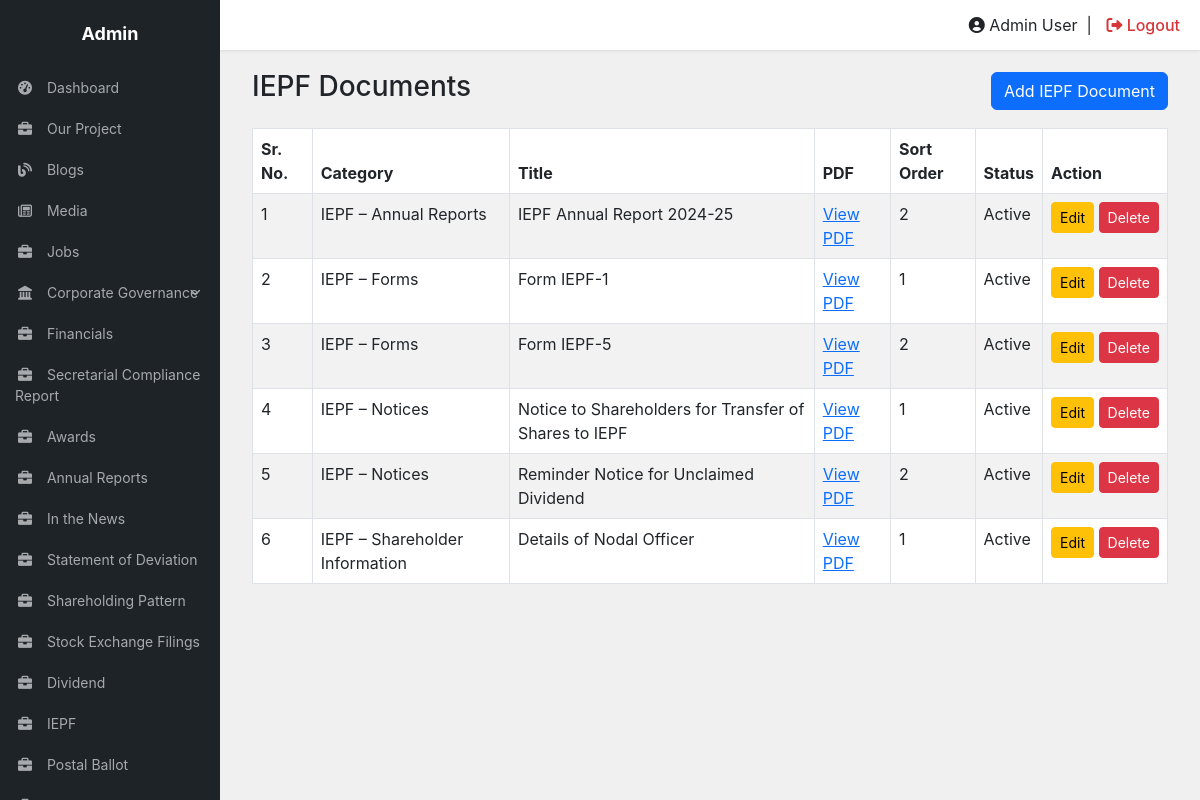
The page /crm/IEPF/ (signed in) on the database its author committed.
### tables this page shows
CREATE TABLE `iepf_documents` (
  `id` int(11) NOT NULL,
  `category` varchar(255) NOT NULL,
  `title` varchar(255) NOT NULL,
  `pdf_file` varchar(500) DEFAULT NULL,
  `sort_order` int(11) DEFAULT '0',
  `status` tinyint(1) DEFAULT '1',
  `created_at` timestamp NOT NULL DEFAULT CURRENT_TIMESTAMP,
  `updated_at` timestamp NOT NULL DEFAULT CURRENT_TIMESTAMP ON UPDATE CURRENT_TIMESTAMP
);

### crm/IEPF/form_helpers.php (called while the page is built, shortened)
<?php
function e($value): string {
    return htmlspecialchars((string)$value, ENT_QUOTES, 'UTF-8');
}

### crm/IEPF/index.php (the view, shortened to what this page needs)
<?php
require_once __DIR__ . '/../../dbc.php';
require_once __DIR__ . '/form_helpers.php';
$result = $conn->query("SELECT id, category, title, pdf_file, sort_order, status FROM iepf_documents ORDER BY category ASC, sort_order ASC, id DESC");
$rows = [];
if ($result) while ($row = $result->fetch_assoc()) $rows[] = $row;
include __DIR__ . '/../includes/header.php';
?>
<div class="container-fluid">
    <div class="d-flex justify-content-between align-items-center mb-3">
        <h3>IEPF Documents</h3>
        <a href="add.php" class="btn btn-primary">Add IEPF Document</a>
    </div>
    <div class="table-responsive">
        <table class="table table-bordered table-striped">
            <thead><tr><th>Sr. No.</th><th>Category</th><th>Title</th><th>PDF</th><th>Sort Order</th><th>Status</th><th>Action</th></tr></thead>
            <tbody>
            <?php if ($rows): foreach ($rows as $i => $row): ?>
                <tr>
                    <td><?= $i + 1 ?></td>
                    <td><?= e($row['category']) ?></td>
                    <td><?= e($row['title']) ?></td>
                    <td><?php if ($row['pdf_file']): ?><a href="/ajmera/<?= e(ltrim($row['pdf_file'], '/')) ?>" target="_blank" rel="noopener">View PDF</a><?php else: ?>—<?php endif; ?></td>
                    <td><?= (int)$row['sort_order'] ?></td>
                    <td><?= (int)$row['status'] === 1 ? 'Active' : 'Inactive' ?></td>
                    <td class="text-nowrap">
                        <a href="edit.php?id=<?= (int)$row['id'] ?>" class="btn btn-sm btn-warning">Edit</a>
                        <form method="post" action="delete.php" class="d-inline" onsubmit="return confirm('Delete this IEPF document?');">
                            <button type="submit" class="btn btn-sm btn-danger">Delete</button>
                        </form>
                    </td>
                </tr>
            <?php endforeach; else: ?>
                <tr><td colspan="7" class="text-center">No records available.</td></tr>
            <?php endif; ?>
            </tbody>
        </table>
    </div>
</div>
<?php include __DIR__ . '/../includes/footer.php'; ?>

### crm/includes/header.php (style rules this page uses)
body { background-color: #f0f0f1; font-family: -apple-system, BlinkMacSystemFont, "Segoe UI", Roboto, Oxygen-Sans, Ubuntu, Cantarell, "Helvetica Neue", sans-serif; margin: 0; overflow-x: hidden; }

### rows shown on the page
iepf_documents: category "IEPF – Annual Reports", title "IEPF Annual Report 2024-25", sort_order "2", status "Active"
iepf_documents: category "IEPF – Forms", title "Form IEPF-1", sort_order "1", status "Active"
iepf_documents: category "IEPF – Forms", title "Form IEPF-5", sort_order "2", status "Active"
iepf_documents: category "IEPF – Notices", title "Notice to Shareholders for Transfer of Shares to IEPF", sort_order "1", status "Active"
iepf_documents: category "IEPF – Notices", title "Reminder Notice for Unclaimed Dividend", sort_order "2", status "Active"
iepf_documents: category "IEPF – Shareholder Information", title "Details of Nodal Officer", sort_order "1", status "Active"
